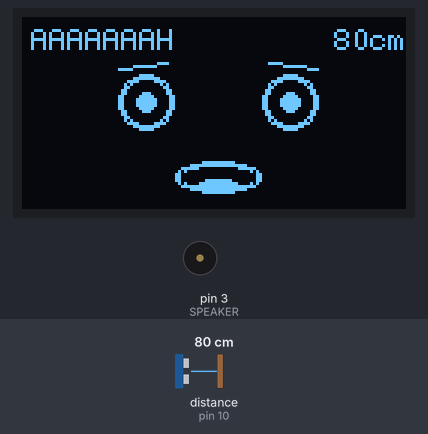
This sketch was run on a simulated Arduino Nano, built for the host (arithmetic inside an expression is 32-bit, double 64-bit). Shown: 128×64 one-colour display, buzzer (waves = sounding, pin HIGH). Wiring (inferred from the names in the program): ultrasonic range finder: trigger pin 9; echo pin 10. The test bench sets the inputs (shaded band); at power-on: distance to the obstacle (sensor on pin 10) 80 cm. The echo pulse lasts 58.3 µs per cm; random numbers use the default seed unless the sketch sets one; pins used as bus, display or sensor lines are not drawn; what the sketch prints to the serial monitor is not drawn.

Above: at 1.2 s.
1.3 s: distance to the obstacle (sensor on pin 10) set to 120 cm
At 3.12 s:
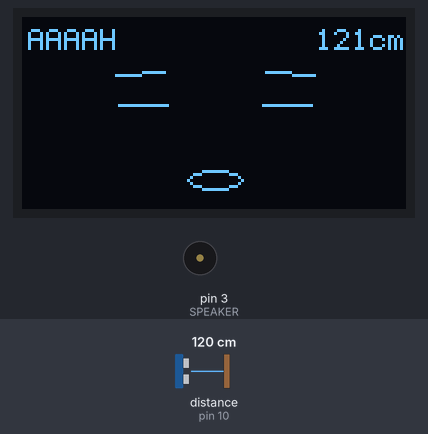
4.3 s: distance to the obstacle (sensor on pin 10) set to 2 cm
At 4.81 s:
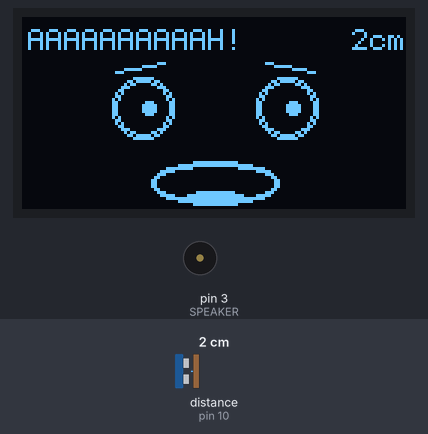
7.1 s: distance to the obstacle (sensor on pin 10) set to 250 cm
At 8.25 s:
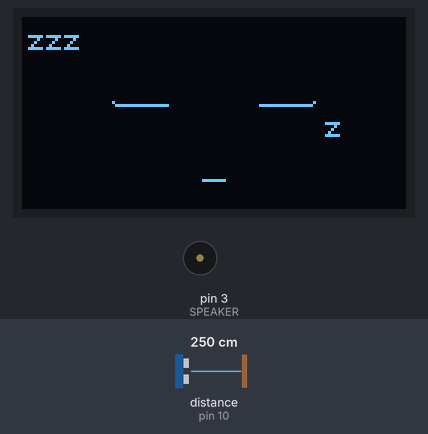
Timing chart, 0 to 10.1 s (numbered marks = the images above; inputs shaded):
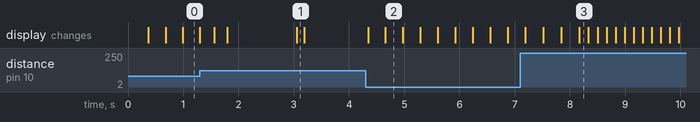

The sketch:

scream_face.ino
```cpp
// scream_face.ino: a face on the OLED that screams louder the closer you get.
//
// Nobody in range: the face sleeps. Something closer than ON_CM wakes it up
// screaming. The closer it gets, the louder and higher the scream, the wider
// the mouth, the bigger the eyes and the harder the face shakes. When nothing
// has been in range for OFF_MS it calms down and goes back to sleep.
//
// The scream is made on the fly (no MP3, no memory used): a harsh sawtooth with
// wobble, rasp and noise, pushed into distortion as you get closer.
//
// Same serial output as bench.ino ("cm 42.5" lines at 115200, plus "vol 0-255"),
// so sense-serial.js works unchanged.
//
// Wiring, Arduino Nano:
//   HC-SR04  VCC -> 5V    GND -> GND    TRIG -> D9    ECHO -> D10
//   OLED     VCC -> 5V    GND -> GND    SDA  -> A4    SCL  -> A5
//   Speaker  see scream-wiring.png (D3 through a transistor for real volume)
// Needs the U8g2 library.

#include <U8g2lib.h>
#include <Wire.h>

// Page mode: draws the screen in eight strips with a 128-byte buffer, because
// the Nano has 2 KB of RAM and a full frame would take half of it.
U8G2_SSD1306_128X64_NONAME_1_HW_I2C oled(U8G2_R0, U8X8_PIN_NONE);

const int TRIG = 9;
const int ECHO = 10;
const int SPEAKER = 3;             // Timer 2's PWM pin (OC2B)

const float ON_CM = 150.0;         // closer than this wakes it up screaming
const float LOUD_CM = 15.0;        // full scream at this distance or closer
const uint8_t QUIET = 50;          // the volume at the edge of range, 0-255
const unsigned long OFF_MS = 1000; // nothing in range this long: back to sleep

const float LOW_HZ = 750;          // scream pitch at the edge of range
const float HIGH_HZ = 1700;        // scream pitch up close

const uint16_t RATE = 15625;       // samples a second: 16 MHz / 1024

// --- the scream, made one sample at a time in an interrupt ------------------

volatile uint16_t baseStep = 0;    // the pitch, set by loop()
volatile uint8_t vol = 0;          // 0-255, set by loop()
volatile uint8_t drive = 1;        // distortion, 1 (raw) to 4 (nearly square)

uint16_t phase = 0, step = 0, rasp = 0, lfsr = 0xACE1;
uint8_t lfo = 0, tick = 0;

ISR(TIMER1_COMPA_vect) {
  // Every 32 samples (2 ms): wobble the pitch, like a voice that can't hold it.
  if (++tick >= 32) {
    tick = 0;
    lfo += 3;                                    // about 6 wobbles a second
    int8_t tri = (lfo < 128 ? lfo : 255 - lfo) - 64;
    uint16_t b = baseStep;
    int16_t wobble = ((int32_t)(b >> 4) * tri) >> 6;           // +-6%
    int16_t jitter = ((int32_t)(b >> 6) * (int8_t)lfsr) >> 7;  // +-1.5%, random
    step = b + wobble + jitter;
  }
  lfsr = (lfsr >> 1) ^ (-(lfsr & 1) & 0xB400u);  // white noise

  phase += step;
  rasp += 300;                                   // a 70 Hz flutter: the rasp
  int16_t s = (int16_t)(phase >> 8) - 128;       // sawtooth, -128..127
  s += (int8_t)(lfsr >> 8) >> 2;                 // breath
  if (rasp & 0x8000) s = (s * 3) >> 2;
  s *= drive;                                    // push it into distortion
  if (s > 127) s = 127;
  if (s < -128) s = -128;
  OCR2B = ((uint16_t)(s + 128) * vol) >> 8;
}

bool screaming = false;

void startScream() {
  TCNT1 = 0;
  TIMSK1 |= _BV(OCIE1A);           // start the sample interrupt
  TCCR2A |= _BV(COM2B1);           // connect the PWM to D3
  screaming = true;
}

void stopScream() {
  TIMSK1 &= ~_BV(OCIE1A);
  TCCR2A &= ~_BV(COM2B1);          // D3 back to a plain pin, held low, so no
  digitalWrite(SPEAKER, LOW);      // current flows through the speaker at rest
  screaming = false;
  vol = 0;
}

// --- the sensor -------------------------------------------------------------

float readCm() {
  digitalWrite(TRIG, LOW);
  delayMicroseconds(2);
  digitalWrite(TRIG, HIGH);
  delayMicroseconds(10);
  digitalWrite(TRIG, LOW);
  // pulseInLong times with micros(), so the scream's interrupt doesn't throw
  // the reading off the way it would with pulseIn.
  unsigned long us = pulseInLong(ECHO, HIGH, 30000);
  return us ? us / 58.0 : 400.0;
}

// --- the face ---------------------------------------------------------------
//
// The top 16 rows (yellow on two-colour screens) hold the status: zzz or
// AAAH, and the distance. The face lives in the blue below.

const int EYE_L = 40, EYE_R = 88, EYE_Y = 29;
const int MOUTH_X = 64, MOUTH_Y = 54;

float mouth = 0;                   // 0 asleep / calm .. 1 full scream
unsigned long nextBlink = 3000;
uint8_t frame = 0;

void drawSleeping() {
  // closed eyes, a little line of a mouth, and z's that drift up
  oled.drawHLine(EYE_L - 9, EYE_Y, 18);
  oled.drawHLine(EYE_R - 9, EYE_Y, 18);
  oled.drawPixel(EYE_L - 10, EYE_Y - 1);
  oled.drawPixel(EYE_R + 9, EYE_Y - 1);
  oled.drawHLine(MOUTH_X - 4, MOUTH_Y, 8);
  oled.setFont(u8g2_font_6x12_tr);
  oled.drawStr(2, 11, "zzz");
  uint8_t z = (frame / 4) % 12;
  oled.drawStr(100 + z / 2, 44 - z * 2, "z");
}

void drawEye(int x, int y, int r, int pupil, int dx, int dy, bool blink) {
  if (blink) {
    oled.drawHLine(x - r, y, 2 * r + 1);
    return;
  }
  oled.drawCircle(x, y, r);
  oled.drawCircle(x, y, r - 1);
  oled.drawDisc(x + dx, y + dy, pupil);
}

// Random bits (shake, darting pupils, blinks) are picked once per frame in
// pickFrame(): page mode calls the draw code once per strip, and fresh random
// numbers each time would tear the face apart.
int sx, sy, dx, dy, tx;
bool blink;

void pickFrame(unsigned long now) {
  int shake = mouth > 0.4 ? (int)(mouth * 4) : 0;
  sx = shake ? random(-shake, shake + 1) : 0;
  sy = shake ? random(-shake / 2, shake / 2 + 1) : 0;
  tx = shake ? random(-1, 2) : 0;
  dx = mouth > 0.6 ? random(-2, 3) : 0;
  dy = mouth > 0.6 ? random(-1, 2) : 0;
  blink = mouth < 0.5 && now > nextBlink;
  if (now > nextBlink + 120) nextBlink = now + random(2000, 5000);
}

void drawAwake(float cm) {
  // Shake harder as it screams harder (sx, sy from pickFrame).
  // Eyes: wider and wilder up close, pupils shrink to pinpricks.
  int r = 8 + (int)(mouth * 3);
  int pupil = 4 - (int)(mouth * 3);
  drawEye(EYE_L + sx, EYE_Y + sy, r, pupil, dx, dy, blink);
  drawEye(EYE_R + sx, EYE_Y + sy, r, pupil, dx, dy, blink);

  // Eyebrows: inner ends shoot up as it panics.
  int lift = (int)(mouth * 4);
  int by = EYE_Y - r - 2 + sy;
  oled.drawLine(EYE_L - 9 + sx, by, EYE_L + 7 + sx, by - lift);
  oled.drawLine(EYE_R - 7 + sx, by - lift, EYE_R + 9 + sx, by);

  // Mouth: a little o that stretches into a full scream with the volume.
  int rx = 3 + (int)(mouth * 19);
  int ry = 2 + (int)(mouth * 6);
  int mx = MOUTH_X + sx, my = MOUTH_Y + sy;
  oled.drawEllipse(mx, my, rx, ry);
  if (rx > 4 && ry > 3) {
    oled.drawEllipse(mx, my, rx - 1, ry - 1);
    oled.drawFilledEllipse(mx, my + ry - 2, rx / 2, 2, U8G2_DRAW_UPPER_LEFT | U8G2_DRAW_UPPER_RIGHT);  // tongue
  }

  // Status: more A's the louder it gets, and the distance on the right.
  char buf[16];
  uint8_t n = 1 + (uint8_t)(mouth * 9);
  buf[0] = 'A';
  for (uint8_t i = 1; i <= n; i++) buf[i] = 'A';
  buf[n + 1] = 'H';
  buf[n + 2] = mouth > 0.7 ? '!' : 0;
  buf[n + 3] = 0;
  oled.setFont(u8g2_font_6x12_tr);
  oled.drawStr(2 + tx, 11, buf);
  if (cm < 399.0) {
    dtostrf(cm, 0, 0, buf);
    strcat(buf, "cm");
    oled.drawStr(127 - oled.getStrWidth(buf), 11, buf);
  }
}

// --- the loop ---------------------------------------------------------------

unsigned long lastSeen = 0;
float level = 0;                   // smoothed volume, so it swells instead of jumping
float cmSmooth = 400;

void setup() {
  Serial.begin(115200);            // sense-serial.js opens the port at this speed
  pinMode(TRIG, OUTPUT);
  pinMode(ECHO, INPUT);
  pinMode(SPEAKER, OUTPUT);
  digitalWrite(SPEAKER, LOW);
  randomSeed(analogRead(A0));

  // Timer 2: fast PWM, no prescaler, 16 MHz / 256 = 62.5 kHz on D3.
  TCCR2A = _BV(WGM21) | _BV(WGM20);
  TCCR2B = _BV(CS20);
  OCR2B = 0;
  // Timer 1: interrupts RATE times a second (enabled in startScream).
  TCCR1A = 0;
  TCCR1B = _BV(WGM12) | _BV(CS10);
  OCR1A = F_CPU / RATE - 1;

  oled.begin();
  oled.setBusClock(400000);
}

void loop() {
  float cm = readCm();
  unsigned long now = millis();

  if (cm < ON_CM) {
    lastSeen = now;
    if (!screaming) {
      startScream();
      level = 0;
    }
    cmSmooth += (cm - cmSmooth) * 0.5;
    // 0 at the edge of range, 1 at LOUD_CM or closer
    float nearness = constrain((ON_CM - cmSmooth) / (ON_CM - LOUD_CM), 0.0, 1.0);
    float target = QUIET + nearness * (255 - QUIET);
    level += (target - level) * 0.4;
    vol = (uint8_t)level;
    drive = 1 + (uint8_t)(nearness * 3.5);
    uint16_t s = (LOW_HZ + nearness * (HIGH_HZ - LOW_HZ)) * 65536.0 / RATE;
    noInterrupts();
    baseStep = s;
    interrupts();
  } else if (screaming && now - lastSeen > OFF_MS) {
    stopScream();
    cmSmooth = 400;
  }

  // The mouth follows the volume, so it opens as the scream gets louder.
  float target = screaming ? (vol - QUIET) / (255.0 - QUIET) * 0.85 + 0.15 : 0;
  mouth += (target - mouth) * 0.5;

  Serial.print("cm ");
  Serial.print(cm, 1);
  Serial.print(" vol ");
  Serial.print(vol);
  Serial.println();

  frame++;
  pickFrame(now);
  oled.firstPage();
  do {
    if (screaming) drawAwake(cm);
    else drawSleeping();
  } while (oled.nextPage());
}
```

Measured:
- after the input at 4.3 s, the display: first changes at once (image 2 shows a later state)
